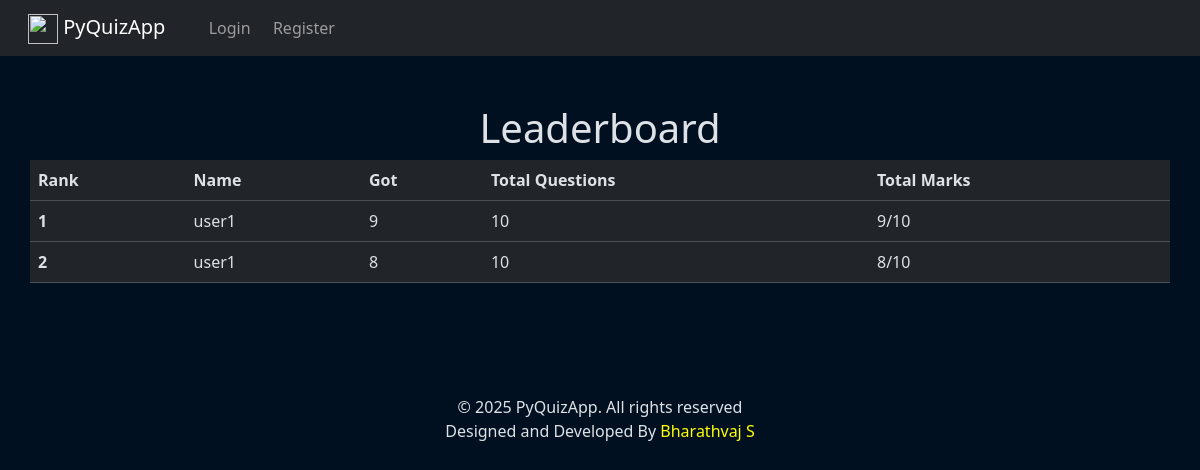
Screenshot of /quiz/leaderboard/ with the database file from the repository.
### quiz/models.py (models this page shows, shortened)
class Mark(models.Model):
    total = models.IntegerField(blank=False)
    got = models.IntegerField(blank=False, default=0)
    user = models.ForeignKey(to=User, on_delete=models.SET_NULL, null=True)

### quiz/views.py (the view)
# urls.py: path("leaderboard/", views.Leaderboard.as_view(), name="leaderboard")
class Leaderboard(View):
    def get(self, request):
        return render(
            request,
            "quiz/leaderboard.html",
            {"results": Mark.objects.all().order_by("-got")[:10]}
        )

### quiz/templates/quiz/leaderboard.html (shortened to what this page needs)
{% extends 'layout.html' %}
{% block body %}
<div class="container mt-5 mb-5">
<div class="row">
  <h1 class="text-center">Leaderboard</h1>
</div>
<div class="row">
  <table class="table">
  <thead>
    <tr>
      <th scope="col">Rank</th>
      <th scope="col">Name</th>
      <th scope="col">Got</th>
      <th scope="col">Total Questions</th>
      <th scope="col">Total Marks</th>
    </tr>
  </thead>
  <tbody>
    {% for result in results %}
    <tr>
      <th scope="row">{{ forloop.counter }}</th>
      <td>{{ result.user.username }}</td>
      <td>{{ result.got }}</td>
      <td>{{ result.total }}</td>
      <td>{{ result.got }}/{{ result.total }}</td>
    </tr>
    {% endfor %}
  </tbody>
</table>
</div>
</div>
{% endblock %}

### rows the page displays
Mark: user.username "user1", got "9", total "10"
Mark: user.username "user1", got "8", total "10"
